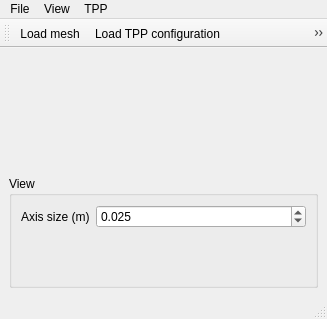
<?xml version="1.0" encoding="UTF-8"?>
<ui version="4.0">
 <class>TPP</class>
 <widget class="QMainWindow" name="TPP">
  <property name="geometry">
   <rect>
    <x>0</x>
    <y>0</y>
    <width>327</width>
    <height>319</height>
   </rect>
  </property>
  <property name="windowTitle">
   <string>MainWindow</string>
  </property>
  <widget class="QWidget" name="centralwidget">
   <layout class="QVBoxLayout" name="verticalLayout_2">
    <item>
     <widget class="QSplitter" name="splitter">
      <property name="orientation">
       <enum>Qt::Horizontal</enum>
      </property>
      <widget class="QWidget" name="verticalLayoutWidget">
       <layout class="QVBoxLayout" name="verticalLayout">
        <item>
         <widget class="QWidget" name="widget" native="true"/>
        </item>
        <item>
         <widget class="QGroupBox" name="groupBox">
          <property name="title">
           <string>View</string>
          </property>
          <layout class="QFormLayout" name="formLayout">
           <item row="0" column="0">
            <widget class="QLabel" name="label">
             <property name="text">
              <string>Axis size (m)</string>
             </property>
            </widget>
           </item>
           <item row="0" column="1">
            <widget class="QDoubleSpinBox" name="double_spin_box_axis_size">
             <property name="decimals">
              <number>3</number>
             </property>
             <property name="maximum">
              <double>1.000000000000000</double>
             </property>
             <property name="singleStep">
              <double>0.010000000000000</double>
             </property>
             <property name="value">
              <double>0.025000000000000</double>
             </property>
            </widget>
           </item>
          </layout>
         </widget>
        </item>
       </layout>
      </widget>
     </widget>
    </item>
   </layout>
  </widget>
  <widget class="QMenuBar" name="menubar">
   <property name="geometry">
    <rect>
     <x>0</x>
     <y>0</y>
     <width>327</width>
     <height>22</height>
    </rect>
   </property>
   <widget class="QMenu" name="menuFile">
    <property name="tearOffEnabled">
     <bool>false</bool>
    </property>
    <property name="title">
     <string>File</string>
    </property>
    <property name="toolTipsVisible">
     <bool>true</bool>
    </property>
    <addaction name="action_load_mesh"/>
    <addaction name="separator"/>
    <addaction name="action_load_config"/>
    <addaction name="action_save_config"/>
    <addaction name="separator"/>
    <addaction name="action_save_modified_mesh"/>
    <addaction name="action_save_toolpath"/>
   </widget>
   <widget class="QMenu" name="menuView">
    <property name="tearOffEnabled">
     <bool>false</bool>
    </property>
    <property name="title">
     <string>View</string>
    </property>
    <property name="toolTipsVisible">
     <bool>true</bool>
    </property>
    <widget class="QMenu" name="menuMesh">
     <property name="tearOffEnabled">
      <bool>false</bool>
     </property>
     <property name="title">
      <string>Mesh</string>
     </property>
     <property name="toolTipsVisible">
      <bool>true</bool>
     </property>
     <addaction name="action_show_unmodified_mesh"/>
     <addaction name="action_show_modified_mesh"/>
    </widget>
    <widget class="QMenu" name="menuTool_Path">
     <property name="tearOffEnabled">
      <bool>false</bool>
     </property>
     <property name="title">
      <string>Tool path waypoints</string>
     </property>
     <property name="toolTipsVisible">
      <bool>true</bool>
     </property>
     <addaction name="action_show_unmodified_tool_path"/>
     <addaction name="action_show_modified_tool_path"/>
    </widget>
    <widget class="QMenu" name="menuTool_path_lines">
     <property name="tearOffEnabled">
      <bool>false</bool>
     </property>
     <property name="title">
      <string>Tool path lines</string>
     </property>
     <property name="toolTipsVisible">
      <bool>true</bool>
     </property>
     <addaction name="action_show_unmodified_tool_path_lines"/>
     <addaction name="action_show_modified_tool_path_lines"/>
    </widget>
    <addaction name="menuMesh"/>
    <addaction name="menuTool_Path"/>
    <addaction name="menuTool_path_lines"/>
   </widget>
   <widget class="QMenu" name="menuTPP">
    <property name="tearOffEnabled">
     <bool>false</bool>
    </property>
    <property name="title">
     <string>TPP</string>
    </property>
    <property name="toolTipsVisible">
     <bool>true</bool>
    </property>
    <addaction name="action_execute_pipeline"/>
   </widget>
   <addaction name="menuFile"/>
   <addaction name="menuView"/>
   <addaction name="menuTPP"/>
  </widget>
  <widget class="QStatusBar" name="statusbar"/>
  <widget class="QToolBar" name="toolBar">
   <property name="windowTitle">
    <string>toolBar</string>
   </property>
   <attribute name="toolBarArea">
    <enum>TopToolBarArea</enum>
   </attribute>
   <attribute name="toolBarBreak">
    <bool>false</bool>
   </attribute>
   <addaction name="action_load_mesh"/>
   <addaction name="action_load_config"/>
   <addaction name="action_save_config"/>
   <addaction name="separator"/>
   <addaction name="action_execute_pipeline"/>
   <addaction name="separator"/>
   <addaction name="action_save_modified_mesh"/>
   <addaction name="action_save_toolpath"/>
  </widget>
  <action name="action_load_config">
   <property name="icon">
    <iconset theme="document-properties"/>
   </property>
   <property name="text">
    <string>Load TPP configuration...</string>
   </property>
   <property name="toolTip">
    <string>Load TPP configuration from file...</string>
   </property>
   <property name="shortcut">
    <string>Ctrl+C</string>
   </property>
  </action>
  <action name="action_show_unmodified_mesh">
   <property name="checkable">
    <bool>true</bool>
   </property>
   <property name="checked">
    <bool>true</bool>
   </property>
   <property name="text">
    <string>Unmodified</string>
   </property>
   <property name="toolTip">
    <string>&lt;html&gt;&lt;head/&gt;&lt;body&gt;&lt;p&gt;Show mesh &lt;span style=&quot; font-weight:700; font-style:italic;&quot;&gt;before&lt;/span&gt; modification step&lt;/p&gt;&lt;/body&gt;&lt;/html&gt;</string>
   </property>
   <property name="shortcut">
    <string>Ctrl+M</string>
   </property>
  </action>
  <action name="action_show_modified_mesh">
   <property name="checkable">
    <bool>true</bool>
   </property>
   <property name="text">
    <string>Modified</string>
   </property>
   <property name="toolTip">
    <string>&lt;html&gt;&lt;head/&gt;&lt;body&gt;&lt;p&gt;Show mesh &lt;span style=&quot; font-weight:700; font-style:italic;&quot;&gt;after&lt;/span&gt; modification step&lt;/p&gt;&lt;/body&gt;&lt;/html&gt;</string>
   </property>
   <property name="shortcut">
    <string>Ctrl+Shift+M</string>
   </property>
  </action>
  <action name="action_show_unmodified_tool_path">
   <property name="checkable">
    <bool>true</bool>
   </property>
   <property name="checked">
    <bool>false</bool>
   </property>
   <property name="text">
    <string>Unmodified</string>
   </property>
   <property name="toolTip">
    <string>&lt;html&gt;&lt;head/&gt;&lt;body&gt;&lt;p&gt;Show tool path waypoints &lt;span style=&quot; font-weight:700; font-style:italic;&quot;&gt;before&lt;/span&gt; modification step&lt;/p&gt;&lt;/body&gt;&lt;/html&gt;</string>
   </property>
   <property name="shortcut">
    <string>Ctrl+Shift+T</string>
   </property>
  </action>
  <action name="action_show_modified_tool_path">
   <property name="checkable">
    <bool>true</bool>
   </property>
   <property name="checked">
    <bool>true</bool>
   </property>
   <property name="text">
    <string>Modified</string>
   </property>
   <property name="toolTip">
    <string>&lt;html&gt;&lt;head/&gt;&lt;body&gt;&lt;p&gt;Show tool path waypoints &lt;span style=&quot; font-weight:700; font-style:italic;&quot;&gt;after&lt;/span&gt; modification step&lt;/p&gt;&lt;/body&gt;&lt;/html&gt;</string>
   </property>
   <property name="shortcut">
    <string>Ctrl+T</string>
   </property>
  </action>
  <action name="action_save_config">
   <property name="icon">
    <iconset theme="document-save"/>
   </property>
   <property name="text">
    <string>Save TPP configuration...</string>
   </property>
   <property name="toolTip">
    <string>Save TPP configuration...</string>
   </property>
   <property name="shortcut">
    <string>Ctrl+S</string>
   </property>
  </action>
  <action name="action_show_unmodified_tool_path_lines">
   <property name="checkable">
    <bool>true</bool>
   </property>
   <property name="checked">
    <bool>false</bool>
   </property>
   <property name="text">
    <string>Unmodified</string>
   </property>
   <property name="toolTip">
    <string>&lt;html&gt;&lt;head/&gt;&lt;body&gt;&lt;p&gt;Show tool path lines &lt;span style=&quot; font-weight:700; font-style:italic;&quot;&gt;before&lt;/span&gt; modification step&lt;/p&gt;&lt;/body&gt;&lt;/html&gt;</string>
   </property>
   <property name="shortcut">
    <string>Ctrl+Shift+L</string>
   </property>
  </action>
  <action name="action_show_modified_tool_path_lines">
   <property name="checkable">
    <bool>true</bool>
   </property>
   <property name="text">
    <string>Modified</string>
   </property>
   <property name="toolTip">
    <string>&lt;html&gt;&lt;head/&gt;&lt;body&gt;&lt;p&gt;Show tool path lines &lt;span style=&quot; font-weight:700; font-style:italic;&quot;&gt;after&lt;/span&gt; modification step&lt;/p&gt;&lt;/body&gt;&lt;/html&gt;</string>
   </property>
   <property name="shortcut">
    <string>Ctrl+L</string>
   </property>
  </action>
  <action name="action_load_mesh">
   <property name="icon">
    <iconset theme="document-open"/>
   </property>
   <property name="text">
    <string>Load mesh...</string>
   </property>
   <property name="toolTip">
    <string>Load mesh from file...</string>
   </property>
   <property name="shortcut">
    <string>Ctrl+O</string>
   </property>
  </action>
  <action name="action_save_modified_mesh">
   <property name="icon">
    <iconset theme="applications-accessories"/>
   </property>
   <property name="text">
    <string>Save modified mesh(es)...</string>
   </property>
   <property name="shortcut">
    <string>Ctrl+D</string>
   </property>
  </action>
  <action name="action_execute_pipeline">
   <property name="icon">
    <iconset theme="media-playback-start"/>
   </property>
   <property name="text">
    <string>Plan</string>
   </property>
   <property name="toolTip">
    <string>Plan tool path</string>
   </property>
   <property name="shortcut">
    <string>Ctrl+P</string>
   </property>
  </action>
  <action name="action_save_toolpath">
   <property name="icon">
    <iconset theme="document-save-as"/>
   </property>
   <property name="text">
    <string>Save Tool Path...</string>
   </property>
   <property name="toolTip">
    <string>Save tool path to YAML file</string>
   </property>
   <property name="shortcut">
    <string>Ctrl+Alt+S</string>
   </property>
  </action>
 </widget>
 <resources/>
 <connections/>
</ui>
